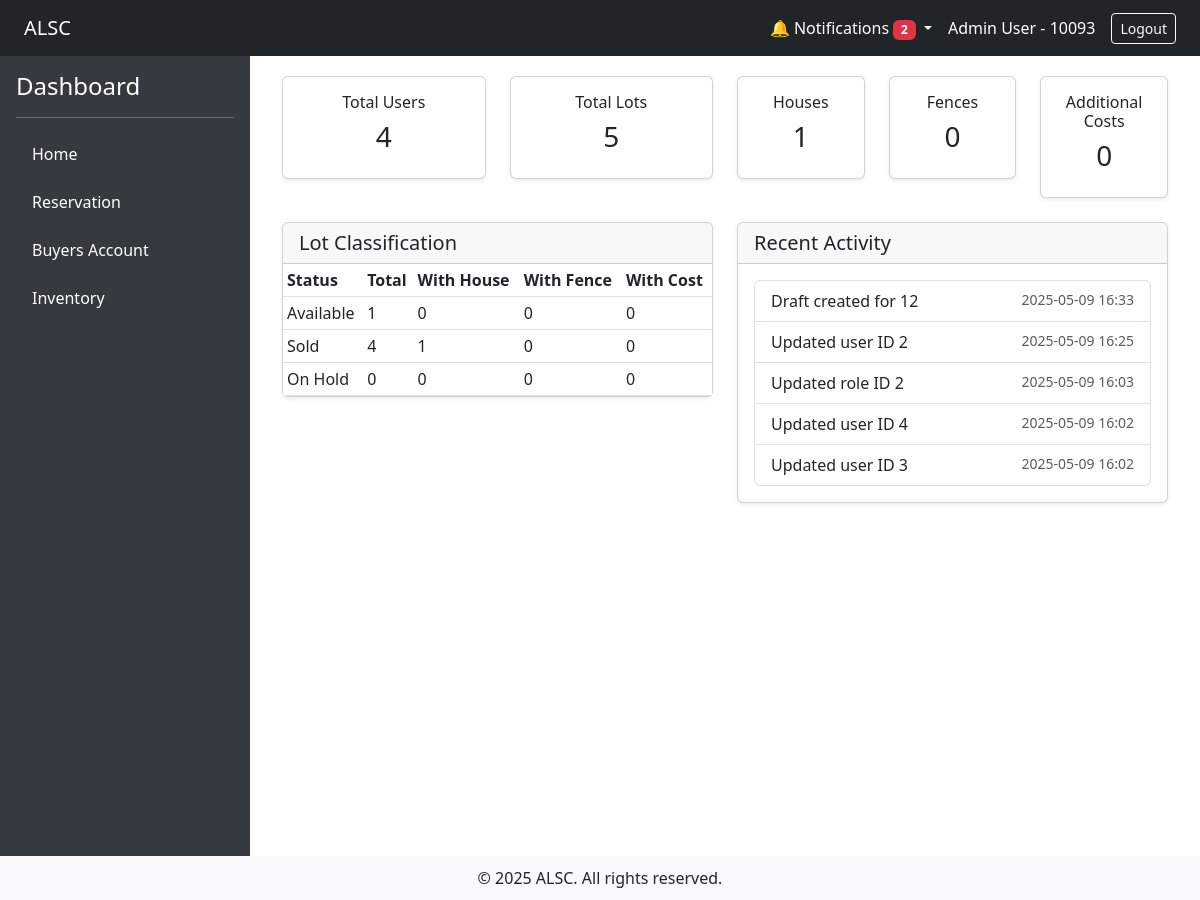
The app's page /dashboard/index (signed in), older data.
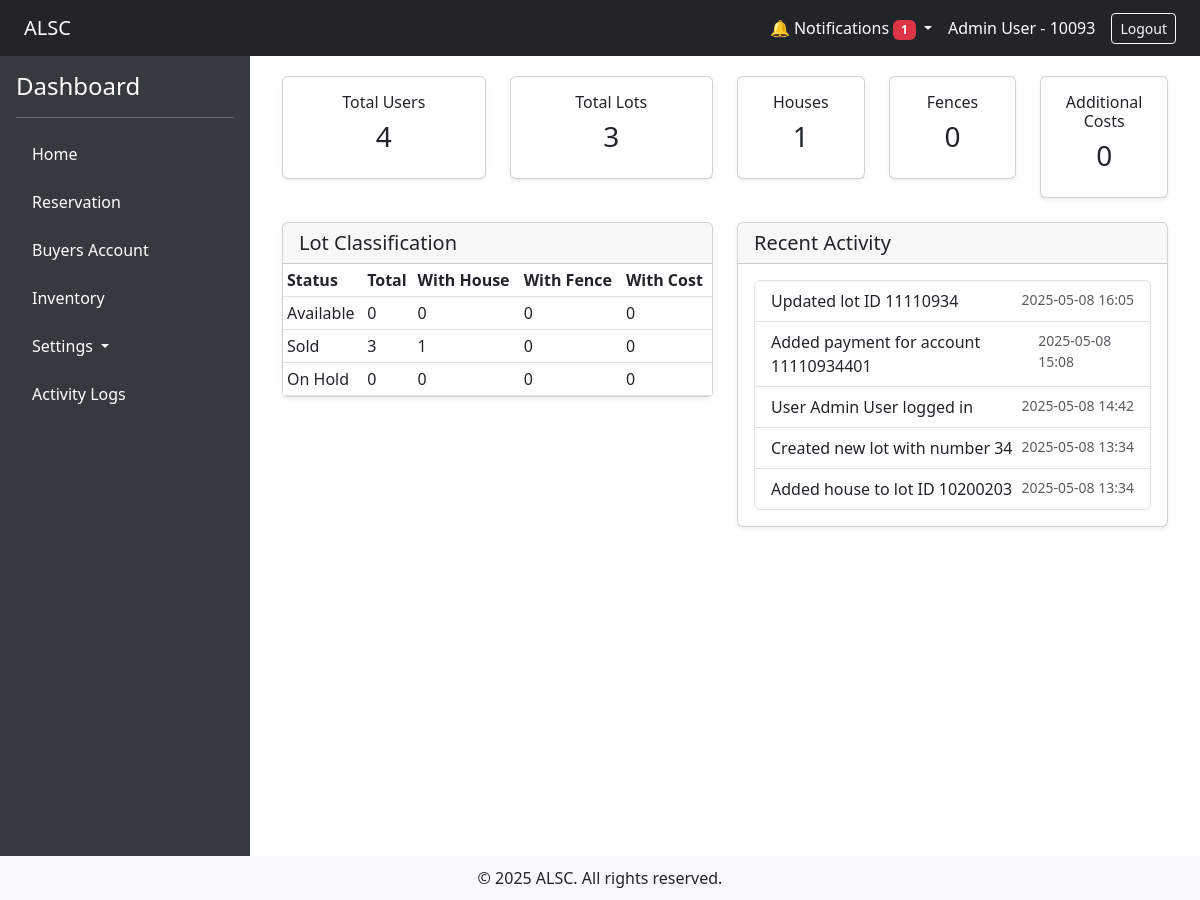
The same page, newer data.
### tables this page shows
CREATE TABLE `activity_logs` (
  `id` int(11) NOT NULL,
  `user_id` int(11) DEFAULT NULL,
  `action` varchar(255) DEFAULT NULL,
  `module` varchar(255) DEFAULT NULL,
  `description` text DEFAULT NULL,
  `created_at` datetime DEFAULT current_timestamp()
);

### app/controllers/dashboard_controller.php (called while the page is built, shortened)
<?php
require_once __DIR__ . '/../models/Lot.php';
require_once __DIR__ . '/../models/Fence.php';
require_once __DIR__ . '/../models/ActivityLog.php';
class Dashboard extends Controller
{
    public function index()
    {
        $totalLots = Lot::count();
        $totalFences = Fence::count();
        $classifiedLots = [
            'Available' => [
                'total' => 0,
                'withHouse' => 0,
                'withFence' => 0,
                'withAddCost' => 0
            ],
            'Sold' => [
                'total' => 0,
                'withHouse' => 0,
                'withFence' => 0,
                'withAddCost' => 0
            ],
            'On Hold' => [
                'total' => 0,
                'withHouse' => 0,
                'withFence' => 0,
                'withAddCost' => 0
            ],
        ];
        $activityLogs = ActivityLog::recent_logs();
        return $this->view('dashboard/index', compact('totalUsers', 'totalLots', 'totalHouses', 'totalFences', 'totalAddCosts', 'classifiedLots', 'activityLogs'));
    }
}

### app/core/App.php (called while the page is built, shortened)
<?php
class App
{
    protected $method = 'index';
    public function __construct()
    {
        $url = $this->parseUrl();
        if ($url) {
            if (file_exists(__DIR__ . '/../controllers/' . $url[0] . '_controller.php')) {
                unset($url[0]);
            }
        }
        $this->controller = new $this->controller;
        if (isset($url[1])) {
            if (method_exists($this->controller, $url[1])) {
                $this->method = $url[1];
                unset($url[1]);
            }else $this->method = "notfound";
        }
        $this->params = $url ? array_values($url) : [];
        call_user_func_array([$this->controller, $this->method], $this->params);
    }
    public function parseUrl()
    {
        if (isset($_GET['url'])) {
            return explode('/', filter_var(rtrim($_GET['url'], '/'), FILTER_SANITIZE_URL));
        }
    }
}

### index.php (called while the page is built, shortened)
<?php
require_once './app/init.php';
$app = new App;

### app/config/Connection.php (called while the page is built, shortened)
<?php
class Connection
{
    private static $instance;
    private $conn;
    public function __construct()
    {
        try {
            $dbh = "mysql:host=". DB_HOST .";dbname=". DB_NAME ;
            $this->conn = new PDO($dbh, DB_USER , DB_PASS);
            $this->conn->setAttribute(PDO::ATTR_ERRMODE, PDO::ERRMODE_EXCEPTION);
        } catch (PDOException $e) {
            echo "Connection failed: " . $e->getMessage();
        }
    }
    public static function getInstance()
    {
        if (!self::$instance) {
            self::$instance = new Connection();
        }
        return self::$instance;
    }
    public function getConnection()
    {
        return $this->conn;
    }
}

### app/models/Lot.php (called while the page is built, shortened)
<?php
require_once __DIR__ . '/../core/Model.php';
class Lot extends Model
{
    public static function count()
    {
        $instance = new static();
        $stmt = $instance->db->query("SELECT COUNT(*) FROM lots");
        return $stmt->fetchColumn();
    }
}

### app/core/Model.php (called while the page is built, shortened)
<?php
class Model
{
    public function __construct()
    {
        $this->db = Connection::getInstance()->getConnection();
    }
}

### app/models/Fence.php (called while the page is built, shortened)
<?php
require_once __DIR__ . '/../core/Model.php';
class Fence extends Model
{
    public static function count()
    {
        $instance = new static();
        $stmt = $instance->db->query("SELECT COUNT(*) FROM fences");
        return $stmt->fetchColumn();
    }
}

### app/models/ActivityLog.php (called while the page is built, shortened)
<?php
require_once __DIR__ . '/../core/Model.php';
class ActivityLog extends Model
{
    public static function recent_logs()
    {
        $instance = new static();
        $stmt = $instance->db->prepare("SELECT * FROM activity_logs ORDER BY created_at DESC LIMIT 5");
        $stmt->execute();
        $logs = $stmt->fetchAll(PDO::FETCH_ASSOC);
        return $logs;
    }
}

### app/helpers/activity_helper.php (called while the page is built, shortened)
<?php
require_once __DIR__ . '/../models/ActivityLog.php';
function current_user_id() {
    return $_SESSION['user']['employee_id'] ?? null;
}

### app/helpers/notif_helper.php (called while the page is built, shortened)
<?php
require_once __DIR__ . '/../core/Model.php';
class Notification extends Model {
    public static function unread($user_id) {
        $instance = new static();
        $stmt = $instance->db->prepare("SELECT * FROM notifications WHERE user_id = ? AND is_read = 0 ORDER BY created_at DESC");
        $stmt->execute([$user_id]);
        return $stmt->fetchAll(PDO::FETCH_OBJ);
    }
}

### app/helpers/auth_helper.php (called while the page is built, shortened)
<?php
require_once __DIR__ . '/../models/PermissionRole.php';
function can($permission)
{
    if (!isset($_SESSION['user']['permissions'])) {
        $role_id = $_SESSION['user']['role_id'];
        $permissionObjects = PermissionRole::getPermissionsForRole($role_id);
    }
    return in_array($permission, $_SESSION['user']['permissions']);
}

### app/models/PermissionRole.php (called while the page is built, shortened)
<?php
require_once __DIR__ . '/../core/Model.php';
class PermissionRole extends Model
{
    public static function getPermissionsForRole($role_id)
    {
        $instance = new static();
        $stmt = $instance->db->prepare("
            SELECT p.* FROM permissions p
            JOIN permission_role pr ON p.id = pr.permission_id
            WHERE pr.role_id = ?
        ");
        $stmt->execute([$role_id]);
        return $stmt->fetchAll(\PDO::FETCH_OBJ);
    }
}

### app/init.php (called while the page is built, shortened)
<?php
require_once 'config/Connection.php';
require_once 'core/App.php';
require_once 'core/Controller.php';
require_once 'helpers/activity_helper.php';
require_once 'helpers/notif_helper.php';
require_once 'helpers/auth_helper.php';
function url($path = '')
{
    $base = rtrim('/alsc_app', '/');
    $path = ltrim($path, '/');
    return $base . '/?url=' . $path;
}

### app/views/dashboard/index.php (the view, shortened to what the changed rows need)
<div class="container-fluid">
    <div class="row">
        <div class="col-md-3">
            <div class="card shadow-sm mb-4">
                <div class="card-body text-center">
                    <h6 class="card-title">Total Lots</h6>
                    <h3><?= $totalLots ?></h3>
                </div>
            </div>
        </div>
        <div class="col-md-6">
            <div class="card shadow-sm mb-4">
                <div class="card-body p-0">
                    <table class="table table-sm mb-0">
                        <thead>
                            <tr>
                                <th>Status</th>
                                <th>Total</th>
                                <th>With House</th>
                                <th>With Fence</th>
                                <th>With Cost</th>
                            </tr>
                        </thead>
                        <tbody>
                            <tr>
                                <td>Available</td>
                                <td><?= $classifiedLots['Available']['total'] ?></td>
                                <td><?= $classifiedLots['Available']['withHouse'] ?></td>
                                <td><?= $classifiedLots['Available']['withFence'] ?></td>
                                <td><?= $classifiedLots['Available']['withAddCost'] ?></td>
                            </tr>
                            <tr>
                                <td>Sold</td>
                                <td><?= $classifiedLots['Sold']['total'] ?></td>
                                <td><?= $classifiedLots['Sold']['withHouse'] ?></td>
                                <td><?= $classifiedLots['Sold']['withFence'] ?></td>
                                <td><?= $classifiedLots['Sold']['withAddCost'] ?></td>
                            </tr>
                        </tbody>
                    </table>
                </div>
            </div>
        </div>
        <div class="col-md-6">
            <div class="card shadow-sm mb-4">
                <div class="card-body">
                    <ul class="list-group">
                        <?php if (empty($activityLogs)): ?>
                            <li class="list-group-item">No recent activity found.</li>
                        <?php else: ?>
                            <?php foreach ($activityLogs as $log): ?>
                                <li class="list-group-item d-flex justify-content-between">
                                    <span><?= htmlspecialchars($log['description']) ?></span>
                                    <small class="text-muted"><?= date('Y-m-d H:i', strtotime($log['created_at'])) ?></small>
                                </li>
                            <?php endforeach; ?>
                        <?php endif; ?>
                    </ul>
                </div>
            </div>
        </div>
    </div>
</div>

### app/views/layouts/main.php (shortened to what the changed rows need)
<!DOCTYPE html>
<html lang="en">
<head>
    <link href="https://cdn.jsdelivr.net/npm/bootstrap@5.3.0/dist/css/bootstrap.min.css" rel="stylesheet">
</head>
<body>
<div class="d-flex flex-column">
    <nav class="navbar navbar-expand-lg navbar-dark bg-dark px-4">
        <div class="ms-auto d-flex align-items-center">
            <?php
            $notifications = Notification::unread(current_user_id());
            $unreadCount = count($notifications);
            ?>
            <div class="nav-item dropdown me-3">
                <a class="nav-link dropdown-toggle text-white" href="#" role="button" data-bs-toggle="dropdown">
                    🔔 Notifications
                    <?php if ($unreadCount > 0): ?>
                        <span class="badge bg-danger" id="unreadCount"><?= $unreadCount ?></span>
                    <?php endif; ?>
                </a>
            </div>
        </div>
    </nav>
    <div class="d-flex">
        <div class="sidebar p-3">
            <ul class="nav flex-column">
                <?php if (can('manage_users') || can('manage_permissions') || can('manage_roles')): ?>
                    <li class="nav-item dropdown mb-2">
                        <a class="nav-link dropdown-toggle text-white" href="#" id="navbarDropdown" role="button" data-bs-toggle="dropdown" aria-expanded="false">
                            <i class="bi bi-gear-fill"></i> Settings
                        </a>
                    </li>
                <?php endif; ?>
                <?php if (can('view_logs')): ?>
                    <li class="nav-item mb-2">
                        <a href="<?= url('logs/index') ?>" class="nav-link">Activity Logs</a>
                    </li>
                <?php endif; ?>
            </ul>
        </div>
        <div class="content w-100">
            <?php echo $content; ?>
        </div>
    </div>
</div>
</body>
</html>

Row changes from the older to the newer data that the page shows:
removed activity_logs: description "Draft created for 12", created_at "2025-05-09 16:33"
removed activity_logs: description "Updated user ID 2", created_at "2025-05-09 16:25"
removed activity_logs: description "Updated role ID 2", created_at "2025-05-09 16:03"
removed activity_logs: description "Updated user ID 4", created_at "2025-05-09 16:02"
removed activity_logs: description "Updated user ID 3", created_at "2025-05-09 16:02"
now on this page (row unchanged): activity_logs: description "Updated lot ID 11110934", created_at "2025-05-08 16:05"
now on this page (row unchanged): activity_logs: description "Added payment for account 11110934401", created_at "2025-05-08 15:08"
now on this page (row unchanged): activity_logs: description "User Admin User logged in", created_at "2025-05-08 14:42"
now on this page (row unchanged): activity_logs: description "Created new lot with number 34", created_at "2025-05-08 13:34"
now on this page (row unchanged): activity_logs: description "Added house to lot ID 10200203", created_at "2025-05-08 13:34"
Text that changed along with them:
$unreadCount: "2" → "1"
$totalLots: "5" → "3"
$classifiedLots['Available']['total']: "1" → "0"
$classifiedLots['Sold']['total']: "4" → "3"
text now shown: "Settings Activity Logs"
